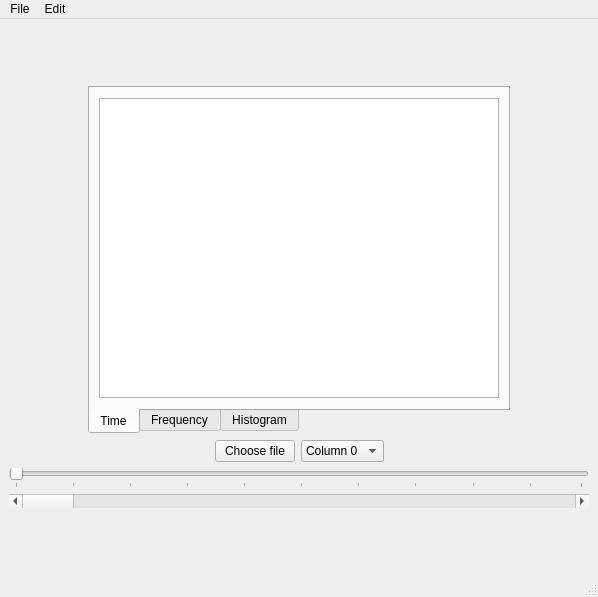
<?xml version="1.0" encoding="UTF-8"?>
<ui version="4.0">
 <class>MainWindow</class>
 <widget class="QMainWindow" name="MainWindow">
  <property name="geometry">
   <rect>
    <x>0</x>
    <y>0</y>
    <width>598</width>
    <height>597</height>
   </rect>
  </property>
  <property name="windowTitle">
   <string>MainWindow</string>
  </property>
  <widget class="QWidget" name="centralwidget">
   <layout class="QVBoxLayout" name="verticalLayout">
    <item>
     <spacer name="verticalSpacer">
      <property name="orientation">
       <enum>Qt::Vertical</enum>
      </property>
      <property name="sizeHint" stdset="0">
       <size>
        <width>20</width>
        <height>26</height>
       </size>
      </property>
     </spacer>
    </item>
    <item>
     <layout class="QHBoxLayout" name="horizontalLayout_5">
      <item>
       <spacer name="horizontalSpacer_3">
        <property name="orientation">
         <enum>Qt::Horizontal</enum>
        </property>
        <property name="sizeHint" stdset="0">
         <size>
          <width>40</width>
          <height>20</height>
         </size>
        </property>
       </spacer>
      </item>
      <item>
       <widget class="QTabWidget" name="tabWidget_plot">
        <property name="tabPosition">
         <enum>QTabWidget::South</enum>
        </property>
        <property name="currentIndex">
         <number>0</number>
        </property>
        <widget class="QWidget" name="tab_time">
         <attribute name="title">
          <string>Time</string>
         </attribute>
         <layout class="QHBoxLayout" name="horizontalLayout_2">
          <item>
           <widget class="PlotWidget" name="graphicsView_time">
            <property name="sizePolicy">
             <sizepolicy hsizetype="Fixed" vsizetype="Fixed">
              <horstretch>0</horstretch>
              <verstretch>0</verstretch>
             </sizepolicy>
            </property>
            <property name="minimumSize">
             <size>
              <width>400</width>
              <height>300</height>
             </size>
            </property>
           </widget>
          </item>
         </layout>
        </widget>
        <widget class="QWidget" name="tab_frequency">
         <attribute name="title">
          <string>Frequency</string>
         </attribute>
         <layout class="QHBoxLayout" name="horizontalLayout_3">
          <item>
           <widget class="PlotWidget" name="graphicsView_frequency">
            <property name="sizePolicy">
             <sizepolicy hsizetype="Fixed" vsizetype="Fixed">
              <horstretch>0</horstretch>
              <verstretch>0</verstretch>
             </sizepolicy>
            </property>
            <property name="minimumSize">
             <size>
              <width>400</width>
              <height>300</height>
             </size>
            </property>
           </widget>
          </item>
         </layout>
        </widget>
        <widget class="QWidget" name="tab_histogram">
         <attribute name="title">
          <string>Histogram</string>
         </attribute>
         <layout class="QHBoxLayout" name="horizontalLayout_4">
          <item>
           <widget class="PlotWidget" name="graphicsView_histogram">
            <property name="sizePolicy">
             <sizepolicy hsizetype="Fixed" vsizetype="Fixed">
              <horstretch>0</horstretch>
              <verstretch>0</verstretch>
             </sizepolicy>
            </property>
            <property name="minimumSize">
             <size>
              <width>400</width>
              <height>300</height>
             </size>
            </property>
           </widget>
          </item>
         </layout>
        </widget>
       </widget>
      </item>
      <item>
       <spacer name="horizontalSpacer_4">
        <property name="orientation">
         <enum>Qt::Horizontal</enum>
        </property>
        <property name="sizeHint" stdset="0">
         <size>
          <width>40</width>
          <height>20</height>
         </size>
        </property>
       </spacer>
      </item>
     </layout>
    </item>
    <item>
     <layout class="QHBoxLayout" name="horizontalLayout">
      <item>
       <spacer name="horizontalSpacer">
        <property name="orientation">
         <enum>Qt::Horizontal</enum>
        </property>
        <property name="sizeHint" stdset="0">
         <size>
          <width>40</width>
          <height>20</height>
         </size>
        </property>
       </spacer>
      </item>
      <item>
       <widget class="QPushButton" name="pushButton_loadData">
        <property name="text">
         <string>Choose file</string>
        </property>
       </widget>
      </item>
      <item>
       <widget class="QComboBox" name="comboBox_columnSelect">
        <item>
         <property name="text">
          <string>Column 0</string>
         </property>
        </item>
        <item>
         <property name="text">
          <string>Column 1</string>
         </property>
        </item>
        <item>
         <property name="text">
          <string>Column 2</string>
         </property>
        </item>
        <item>
         <property name="text">
          <string>Column 3</string>
         </property>
        </item>
        <item>
         <property name="text">
          <string>Column 4</string>
         </property>
        </item>
       </widget>
      </item>
      <item>
       <spacer name="horizontalSpacer_2">
        <property name="orientation">
         <enum>Qt::Horizontal</enum>
        </property>
        <property name="sizeHint" stdset="0">
         <size>
          <width>40</width>
          <height>20</height>
         </size>
        </property>
       </spacer>
      </item>
     </layout>
    </item>
    <item>
     <widget class="QSlider" name="horizontalSlider">
      <property name="orientation">
       <enum>Qt::Horizontal</enum>
      </property>
      <property name="tickPosition">
       <enum>QSlider::TicksBelow</enum>
      </property>
      <property name="tickInterval">
       <number>10</number>
      </property>
     </widget>
    </item>
    <item>
     <widget class="QScrollBar" name="horizontalScrollBar">
      <property name="orientation">
       <enum>Qt::Horizontal</enum>
      </property>
     </widget>
    </item>
    <item>
     <spacer name="verticalSpacer_2">
      <property name="orientation">
       <enum>Qt::Vertical</enum>
      </property>
      <property name="sizeHint" stdset="0">
       <size>
        <width>20</width>
        <height>44</height>
       </size>
      </property>
     </spacer>
    </item>
   </layout>
  </widget>
  <widget class="QMenuBar" name="menubar">
   <property name="geometry">
    <rect>
     <x>0</x>
     <y>0</y>
     <width>598</width>
     <height>21</height>
    </rect>
   </property>
   <widget class="QMenu" name="menuFile">
    <property name="title">
     <string>File</string>
    </property>
    <addaction name="action_loadData"/>
    <addaction name="separator"/>
    <addaction name="action_exit"/>
   </widget>
   <widget class="QMenu" name="menuEdit">
    <property name="title">
     <string>Edit</string>
    </property>
    <addaction name="action_options"/>
   </widget>
   <addaction name="menuFile"/>
   <addaction name="menuEdit"/>
  </widget>
  <widget class="QStatusBar" name="statusbar"/>
  <action name="action_loadData">
   <property name="text">
    <string>Load data</string>
   </property>
   <property name="shortcut">
    <string>Ctrl+L</string>
   </property>
  </action>
  <action name="action_options">
   <property name="text">
    <string>Options</string>
   </property>
   <property name="shortcut">
    <string>Ctrl+P</string>
   </property>
  </action>
  <action name="action_exit">
   <property name="text">
    <string>Exit</string>
   </property>
   <property name="shortcut">
    <string>Ctrl+W</string>
   </property>
  </action>
 </widget>
 <customwidgets>
  <customwidget>
   <class>PlotWidget</class>
   <extends>QGraphicsView</extends>
   <header>pyqtgraph</header>
  </customwidget>
 </customwidgets>
 <resources/>
 <connections/>
</ui>
